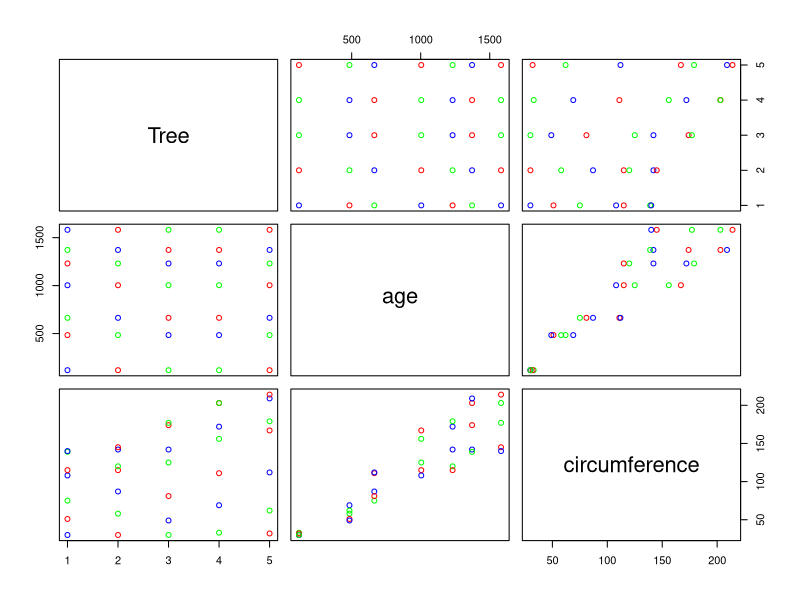

This figure's R source: (Note: this script raises an error after producing the figure.)
#Multiple Linear Regression
getwd()

data("Orange")
str(Orange)
head(Orange)
tail(Orange)
View(Orange)

results <- lm(age ~ circumference, Orange)
results
summary(results)
pairs(Orange, col = rainbow(3))

results2 <- lm(age ~ circumference + Tree, Orange)
results2
summary(results2)

#Calculating the Analysis of Variance
anova(results, results2)

#Prediction based on our Models
table(Orange$age)
predict(results, data.frame(circumference = 100), interval = 'confidence')

#***************************************************************************************
#Multilinear Regression to predit the housing price in Sacramento, CA
library(caret)
data('Sacramento')
View(Sacramento)
str(Sacramento)
names(Sacramento)

#Prep the linear model
housing_price <- lm(price ~ beds+baths+sqft+type, Sacramento)
housing_price
housing_price$coefficients
summary(housing_price)
#Prep another linear model
housing_price2 <- lm(price ~ zip+beds+sqft+type+latitude+longitude, Sacramento)
housing_price2
summary(housing_price2)
#Prep another linear model
housing_price3 <- lm(price ~ zip+beds+sqft+type, Sacramento)
housing_price3
summary(housing_price3)

#Calculate ANOVA
anova(housing_price, housing_price2, housing_price3)

#Predict our model(s):
predict(housing_price, data.frame(beds=10, baths, sqft, type), interval = 'confidence' )
